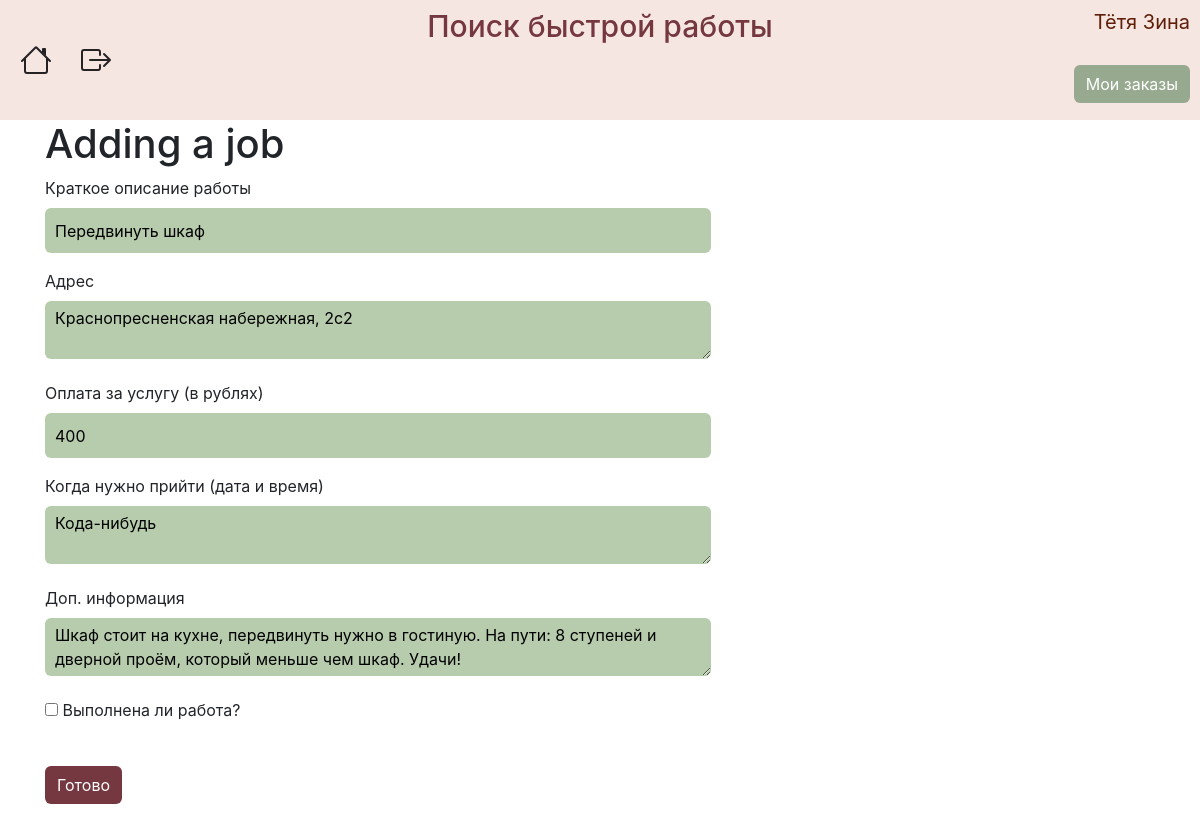
The page /addjob/4 (signed in) on the database its author committed.
### data/users.py (models this page shows, shortened)
class User(SqlAlchemyBase, UserMixin):
    __tablename__ = 'users'
    id = sqlalchemy.Column(sqlalchemy.Integer, primary_key=True, autoincrement=True)
    surname = sqlalchemy.Column(sqlalchemy.String, nullable=True)
    name = sqlalchemy.Column(sqlalchemy.String, nullable=True)
    employment = sqlalchemy.Column(sqlalchemy.String, nullable=True)
    email = sqlalchemy.Column(sqlalchemy.String, index=True, unique=True, nullable=True)
    hashed_password = sqlalchemy.Column(sqlalchemy.String, nullable=True)
    info = sqlalchemy.Column(sqlalchemy.String, nullable=True)
    job = orm.relation("Jobs", back_populates='user')

### data/jobs.py (models this page shows)
class Jobs(SqlAlchemyBase):
    __tablename__ = 'jobs'
    id = sqlalchemy.Column(sqlalchemy.Integer,
                           primary_key=True, autoincrement=True)
    employer = sqlalchemy.Column(sqlalchemy.Integer, sqlalchemy.ForeignKey("users.id"))
    description = sqlalchemy.Column(sqlalchemy.String)
    salary = sqlalchemy.Column(sqlalchemy.Integer)
    address = sqlalchemy.Column(sqlalchemy.String)
    info = sqlalchemy.Column(sqlalchemy.String, nullable=True)
    date = sqlalchemy.Column(sqlalchemy.String)
    coords = sqlalchemy.Column(sqlalchemy.String)
    is_finished = sqlalchemy.Column(sqlalchemy.Boolean, default=False)
    employee = sqlalchemy.Column(sqlalchemy.Integer, default=0)
    user = orm.relation('User')

### data/jobs_api.py (the view, shortened to what this page needs)
@blueprint.route('/addjob/<int:job_id>', methods=['GET', 'POST'])
@login_required
def edit_job(job_id):
    form = JobsForm()
    if request.method == "GET":
        session = db_session.create_session()
        job = session.query(Jobs).filter(Jobs.id == job_id, Jobs.employer == current_user.id).first()
        if job:
            form.description.data = job.description
            form.address.data = job.address
            form.salary.data = job.salary
            form.date.data = job.date
            form.info.data = job.info
            form.is_finished.data = job.is_finished
        else:
            abort(404)
    return render_template('edit_job.html', title='Редактирование работы', form=form)

### data/db_session.py (called while the page is built)
def create_session() -> Session:
    global __factory
    return __factory()

### main.py (called while the page is built)
def main():
    db_session.global_init("db/jobs.db")
    @login_manager.user_loader
    def load_user(user_id):
        session = db_session.create_session()
        return session.query(User).get(user_id)
    app.register_blueprint(jobs_api.blueprint)
    app.register_blueprint(user_api.blueprint)
    @app.errorhandler(404)
    def not_found(error):
        return make_response(jsonify({'error': 'Not found'}), 404)
    app.run()

### templates/edit_job.html (shortened to what this page needs)
{% extends "base.html" %}
{% block content %}
<h1>Adding a job</h1>
<form action="" method="post">
    <p>
        {{ form.description.label }}<br>
        {{ form.description(class="edit-job-form") }}<br>
    </p>
    <p>
        {{ form.address.label }}<br>
        {{ form.address(class="edit-job-form") }}<br>
    </p>
    <p>
        {{ form.salary.label }}<br>
        {{ form.salary(class="edit-job-form") }}<br>
    </p>
    <p>
        {{ form.date.label }}<br>
        {{ form.date(class="edit-job-form") }}<br>
    </p>
    <p>
        {{ form.info.label }}<br>
        {{ form.info(class="edit-job-form") }}<br>
    </p>
    <p>{{ form.is_finished() }} {{ form.is_finished.label }}</p>
    <p>{{ form.submit(type="submit", class="edit-job-ready-btn") }}</p>
</form>
{% endblock %}

### templates/base.html (shortened to what this page needs)
<!doctype html>
<html lang="en">
<head>
    <link rel="stylesheet" type="text/css" href="/static/css/style.css"/>
    <link rel="stylesheet"
          href="https://stackpath.bootstrapcdn.com/bootstrap/4.4.1/css/bootstrap.min.css"
>
</head>
<body>
<div class="menu">
    <nav class="navbar">
        <a class="home" href="/">
        </a>
        {% if current_user.is_authenticated %}
        <a class="exit" href="/logout">
        </a>
        {% if current_user.is_authenticated and current_user.employment == 'Работодатель' %}
        <div class="my_orders">
            <a href="/myjobs">Мои заказы</a>
        </div>
        {% endif %}
        {% else %}
        <p>
        <div class="register"><a href="/register">Зарегистрироваться</a></div>
        <div class="login"><a href="/login">Войти</a></div>
        </p>
        {% endif %}
        <h2 class="title">
            Поиск быстрой работы
        </h2>
        <p class="username">{{ current_user.surname }} {{ current_user.name }}</p>
    </nav>
</div>
<main role="main" class="container">
    {% block content %}{% endblock %}
</main>
</body>
</html>

### static/css/style.css (style rules this page uses)
.menu { background: #f5e6e1; height: 120px; }
.home { position: absolute; left: 20px; margin-top: 60px; color: #242225; }
.exit { position: absolute; left: 80px; margin-top: 60px; color: #242225; }
.my_orders a { position: absolute; right: 10px; margin-top: 35px; background-color: #97a98f; color: #fff; border-radius: 6px; padding: 7px 12px 7px 12px; }
.username { position: absolute; font-size: 20px; right: 10px; color: #5f1e08; }
.title { font-size: 30px; margin-left: auto; margin-right: auto; color: #753840; }
form { width: 60%; }
.edit-job-form { width: 100%; border: none; border-radius: 6px; min-height: 45px; padding: 5px 5px 5px 10px; background-color: #b7ccad; }
.edit-job-ready-btn { background-color: #753840; border: none; color: #fff; border-radius: 6px; padding: 7px 12px 7px 12px; margin-top: 20px; }

### rows shown on the page
User: surname "Тётя", name "Зина"
Jobs: description "Передвинуть шкаф", address "Краснопресненская набережная, 2с2", salary "400", date "Кода-нибудь", info "Шкаф стоит на кухне, передвинуть нужно в гостиную. На пути: 8 ступеней и дверной проём, который меньше чем шкаф. Удачи!"
